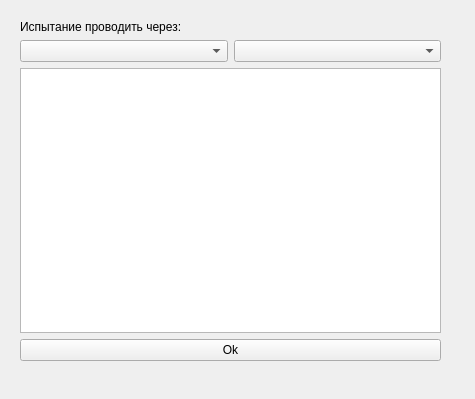
<?xml version="1.0" encoding="UTF-8"?>
<ui version="4.0">
 <class>prediction_tests</class>
 <widget class="QWidget" name="prediction_tests">
  <property name="geometry">
   <rect>
    <x>0</x>
    <y>0</y>
    <width>475</width>
    <height>399</height>
   </rect>
  </property>
  <property name="windowTitle">
   <string>Form</string>
  </property>
  <widget class="QWidget" name="">
   <property name="geometry">
    <rect>
     <x>20</x>
     <y>20</y>
     <width>421</width>
     <height>341</height>
    </rect>
   </property>
   <layout class="QVBoxLayout" name="verticalLayout_2">
    <item>
     <layout class="QVBoxLayout" name="verticalLayout">
      <item>
       <widget class="QLabel" name="InformationLabel">
        <property name="text">
         <string>Испытание проводить через:</string>
        </property>
       </widget>
      </item>
      <item>
       <layout class="QHBoxLayout" name="horizontalLayout">
        <item>
         <widget class="QComboBox" name="number_cb"/>
        </item>
        <item>
         <widget class="QComboBox" name="dmy_cb"/>
        </item>
       </layout>
      </item>
      <item>
       <widget class="QTableWidget" name="tableWidget"/>
      </item>
     </layout>
    </item>
    <item>
     <widget class="QPushButton" name="ok_pb">
      <property name="text">
       <string>Ok</string>
      </property>
     </widget>
    </item>
   </layout>
  </widget>
 </widget>
 <resources/>
 <connections/>
</ui>
